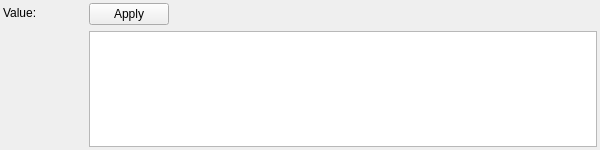
<?xml version="1.0" encoding="UTF-8"?>
<ui version="4.0">
 <class>C_UiStringProperty</class>
 <widget class="QWidget" name="C_UiStringProperty">
  <property name="geometry">
   <rect>
    <x>0</x>
    <y>0</y>
    <width>600</width>
    <height>150</height>
   </rect>
  </property>
  <property name="minimumSize">
   <size>
    <width>600</width>
    <height>150</height>
   </size>
  </property>
  <property name="windowTitle">
   <string>Form</string>
  </property>
  <layout class="QVBoxLayout" name="verticalLayout">
   <property name="leftMargin">
    <number>3</number>
   </property>
   <property name="topMargin">
    <number>3</number>
   </property>
   <property name="rightMargin">
    <number>3</number>
   </property>
   <property name="bottomMargin">
    <number>3</number>
   </property>
   <item>
    <layout class="QHBoxLayout" name="Layout">
     <item>
      <layout class="QVBoxLayout" name="Layout2">
       <property name="spacing">
        <number>0</number>
       </property>
       <item>
        <widget class="QLabel" name="Label">
         <property name="minimumSize">
          <size>
           <width>80</width>
           <height>20</height>
          </size>
         </property>
         <property name="text">
          <string>Value:</string>
         </property>
        </widget>
       </item>
       <item>
        <spacer name="Spacer">
         <property name="orientation">
          <enum>Qt::Vertical</enum>
         </property>
         <property name="sizeHint" stdset="0">
          <size>
           <width>20</width>
           <height>40</height>
          </size>
         </property>
        </spacer>
       </item>
      </layout>
     </item>
     <item>
      <layout class="QVBoxLayout" name="Layout3">
       <item>
        <layout class="QHBoxLayout" name="Layout3_2">
         <item>
          <widget class="QPushButton" name="ApplyButton">
           <property name="text">
            <string>Apply</string>
           </property>
          </widget>
         </item>
         <item>
          <spacer name="horizontalSpacer">
           <property name="orientation">
            <enum>Qt::Horizontal</enum>
           </property>
           <property name="sizeHint" stdset="0">
            <size>
             <width>40</width>
             <height>20</height>
            </size>
           </property>
          </spacer>
         </item>
        </layout>
       </item>
       <item>
        <widget class="QPlainTextEdit" name="PlainTextEdit"/>
       </item>
      </layout>
     </item>
    </layout>
   </item>
  </layout>
 </widget>
 <resources/>
 <connections/>
</ui>
